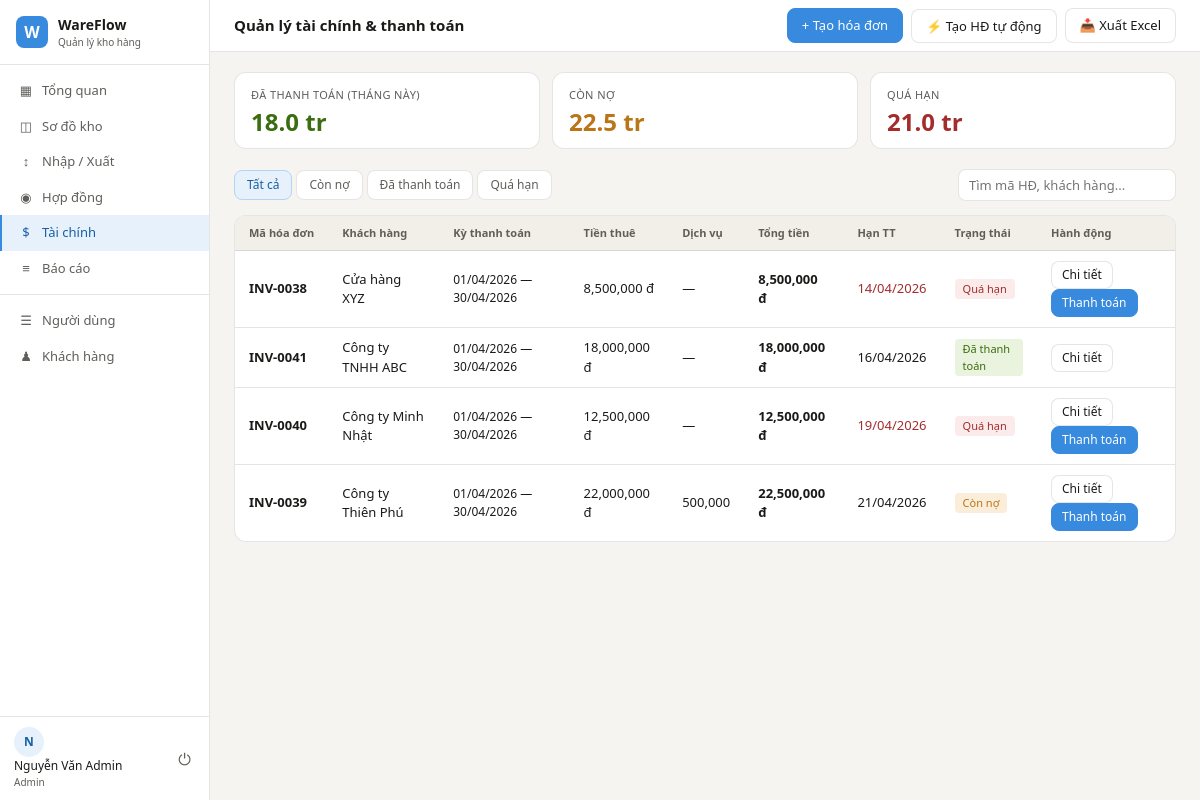
Page /billing/ (signed in) on the committed database.
### app/models/__init__.py (models this page shows, shortened)
class User(UserMixin, db.Model):
    __tablename__ = 'users'
    id           = db.Column(db.Integer, primary_key=True)
    username     = db.Column(db.String(80), unique=True, nullable=False)
    email        = db.Column(db.String(120), unique=True, nullable=False)
    password_hash = db.Column(db.String(256), nullable=False)
    full_name    = db.Column(db.String(150))
    phone        = db.Column(db.String(20))
    role         = db.Column(db.String(20), default=UserRole.STAFF.value)
    is_active    = db.Column(db.Boolean, default=True)
    created_at   = db.Column(db.DateTime, default=datetime.utcnow)
    def is_admin(self):
        return self.role == UserRole.ADMIN.value

class Invoice(db.Model):
    __tablename__ = 'invoices'
    id           = db.Column(db.Integer, primary_key=True)
    code         = db.Column(db.String(20), unique=True)  # INV-0001
    contract_id  = db.Column(db.Integer, db.ForeignKey('contracts.id'), nullable=False)
    period_start = db.Column(db.Date, nullable=False)     # Kỳ từ ngày
    period_end   = db.Column(db.Date, nullable=False)     # Kỳ đến ngày
    base_amount  = db.Column(db.Float, default=0)         # Tiền thuê kho
    service_amount = db.Column(db.Float, default=0)       # Tiền dịch vụ
    total_amount = db.Column(db.Float, default=0)         # Tổng tiền
    due_date     = db.Column(db.Date)                     # Hạn thanh toán
    paid_date    = db.Column(db.Date)
    status       = db.Column(db.String(20), default=InvoiceStatus.UNPAID.value)
    notes        = db.Column(db.Text)
    created_at   = db.Column(db.DateTime, default=datetime.utcnow)
    payments     = db.relationship('Payment', backref='invoice', lazy='dynamic')

class Customer(db.Model):
    __tablename__ = 'customers'
    id           = db.Column(db.Integer, primary_key=True)
    code         = db.Column(db.String(20), unique=True)   # KH-001
    name         = db.Column(db.String(150), nullable=False)
    tax_code     = db.Column(db.String(20))                # Mã số thuế
    address      = db.Column(db.String(250))
    contact_name = db.Column(db.String(100))
    phone        = db.Column(db.String(20))
    email        = db.Column(db.String(120))
    created_at   = db.Column(db.DateTime, default=datetime.utcnow)
    contracts    = db.relationship('Contract', backref='customer', lazy='dynamic')
    orders       = db.relationship('Order', backref='customer', lazy='dynamic')

### app/routes/billing.py (the view)
@billing_bp.route('/')
@login_required
def index():
    if not current_user.is_admin():
        flash('Chỉ Admin mới có quyền truy cập tài chính.', 'danger')
        return redirect(url_for('dashboard.index'))
    overdue_invoices = Invoice.query.filter(
        Invoice.status == InvoiceStatus.UNPAID.value,
        Invoice.due_date < date.today()
    ).all()
    for inv in overdue_invoices:
        inv.status = InvoiceStatus.OVERDUE.value
    db.session.commit()
    status_filter = request.args.get('status', 'all')
    search        = request.args.get('search', '').strip()
    page          = request.args.get('page', 1, type=int)
    query = Invoice.query.join(Contract).join(Customer)
    if status_filter != 'all':
        query = query.filter(Invoice.status == status_filter)
    if search:
        query = query.filter(Customer.name.ilike(f'%{search}%') |
                             Invoice.code.ilike(f'%{search}%'))
    invoices = query.order_by(Invoice.due_date).paginate(
        page=page, per_page=15, error_out=False
    )
    first_day = date.today().replace(day=1)
    stats = {
        'paid_month': db.session.query(func.sum(Invoice.total_amount)).filter(
            Invoice.status == InvoiceStatus.PAID.value,
            Invoice.paid_date >= first_day
        ).scalar() or 0,
        'unpaid': db.session.query(func.sum(Invoice.total_amount)).filter(
            Invoice.status == InvoiceStatus.UNPAID.value
        ).scalar() or 0,
        'overdue': db.session.query(func.sum(Invoice.total_amount)).filter(
            Invoice.status == InvoiceStatus.OVERDUE.value
        ).scalar() or 0,
        'total_invoices': Invoice.query.count(),
    }
    return render_template('billing/index.html',
                           invoices=invoices,
                           status_filter=status_filter,
                           search=search,
                           stats=stats,
                           STATUS_LABELS=STATUS_LABELS,
                           InvoiceStatus=InvoiceStatus)

### app/models/__init__.py (called while the page is built)
@login_manager.user_loader
def load_user(user_id):
    return User.query.get(int(user_id))

### run.py (called while the page is built)
@app.context_processor
def inject_globals():
    from datetime import datetime
    return {'now': datetime.now()}

### app/templates/billing/index.html (shortened to what this page needs)
{% extends 'base.html' %}
{% block page_title %}Quản lý tài chính & thanh toán{% endblock %}
{% block topbar_actions %}
  <a href="{{ url_for('billing.create') }}" class="btn btn-primary">+ Tạo hóa đơn</a>
  <form method="POST" action="{{ url_for('billing.auto_generate') }}" style="display:inline">
    <button type="submit" class="btn"
            onclick="return confirm('Tự động tạo hóa đơn tháng này cho tất cả hợp đồng?')">
      ⚡ Tạo HĐ tự động
    </button>
  </form>
  <a href="{{ url_for('billing.export_excel') }}" class="btn">📥 Xuất Excel</a>
{% endblock %}
{% block content %}
<div class="stat-cards" style="grid-template-columns:repeat(3,1fr)">
  <div class="stat-card green">
    <div class="stat-label">Đã thanh toán (tháng này)</div>
    <div class="stat-value">{{ '{:,.1f}'.format(stats.paid_month / 1000000) }} tr</div>
  </div>
  <div class="stat-card amber">
    <div class="stat-label">Còn nợ</div>
    <div class="stat-value">{{ '{:,.1f}'.format(stats.unpaid / 1000000) }} tr</div>
  </div>
  <div class="stat-card red">
    <div class="stat-label">Quá hạn</div>
    <div class="stat-value">{{ '{:,.1f}'.format(stats.overdue / 1000000) }} tr</div>
  </div>
</div>
<div class="filter-bar">
  <div class="filter-tabs">
    <a href="{{ url_for('billing.index') }}"
       class="filter-tab {{ 'active' if status_filter=='all' }}">Tất cả</a>
    <a href="{{ url_for('billing.index', status='unpaid') }}"
       class="filter-tab {{ 'active' if status_filter=='unpaid' }}">Còn nợ</a>
    <a href="{{ url_for('billing.index', status='paid') }}"
       class="filter-tab {{ 'active' if status_filter=='paid' }}">Đã thanh toán</a>
    <a href="{{ url_for('billing.index', status='overdue') }}"
       class="filter-tab {{ 'active' if status_filter=='overdue' }}">Quá hạn</a>
  </div>
  <form method="GET" style="margin-left:auto">
    <input type="text" name="search" value="{{ search }}"
           class="search-input" placeholder="Tìm mã HĐ, khách hàng...">
  </form>
</div>
<div class="panel">
  <div class="table-wrap">
    <table>
      <thead>
        <tr>
          <th>Mã hóa đơn</th>
          <th>Khách hàng</th>
          <th>Kỳ thanh toán</th>
          <th>Tiền thuê</th>
          <th>Dịch vụ</th>
          <th>Tổng tiền</th>
          <th>Hạn TT</th>
          <th>Trạng thái</th>
          <th>Hành động</th>
        </tr>
      </thead>
      <tbody>
        {% for inv in invoices.items %}
        {% set label, color = STATUS_LABELS[inv.status] %}
        <tr>
          <td><strong>{{ inv.code }}</strong></td>
          <td>{{ inv.contract.customer.name }}</td>
          <td style="font-size:12px">
            {{ inv.period_start.strftime('%d/%m/%Y') }} —
            {{ inv.period_end.strftime('%d/%m/%Y') }}
          </td>
          <td>{{ '{:,.0f}'.format(inv.base_amount) }} đ</td>
          <td>{{ '{:,.0f}'.format(inv.service_amount) if inv.service_amount else '—' }}</td>
          <td><strong>{{ '{:,.0f}'.format(inv.total_amount) }} đ</strong></td>
          <td style="{{ 'color:var(--red)' if inv.status=='overdue' }}">
            {{ inv.due_date.strftime('%d/%m/%Y') if inv.due_date else '—' }}
          </td>
          <td><span class="badge badge-{{ color }}">{{ label }}</span></td>
          <td>
            <a href="{{ url_for('billing.detail', invoice_id=inv.id) }}" class="btn btn-sm">Chi tiết</a>
            {% if inv.status != 'paid' %}
            <a href="{{ url_for('billing.record_payment', invoice_id=inv.id) }}"
               class="btn btn-sm btn-primary">Thanh toán</a>
            {% endif %}
          </td>
        </tr>
        {% else %}
        <tr>
          <td colspan="9" style="text-align:center;padding:32px;color:var(--text-muted)">
            Không có hóa đơn nào
          </td>
        </tr>
        {% endfor %}
      </tbody>
    </table>
  </div>
</div>
{% endblock %}

### app/templates/base.html (shortened to what this page needs)
<!DOCTYPE html>
<html lang="vi">
<head>
  <link rel="stylesheet" href="{{ url_for('static', filename='css/main.css') }}">
</head>
<body>
{% if current_user.is_authenticated %}
<div class="app-layout">
  <aside class="sidebar">
    <div class="sidebar-logo">
      <div class="logo-icon">W</div>
      <div>
        <div class="logo-name">WareFlow</div>
        <div class="logo-sub">Quản lý kho hàng</div>
      </div>
    </div>
    <nav class="sidebar-nav">
      <a href="{{ url_for('dashboard.index') }}"
         class="nav-item {% if request.endpoint == 'dashboard.index' %}active{% endif %}">
        <span class="nav-icon">▦</span> Tổng quan
      </a>
      <a href="{{ url_for('warehouse.index') }}"
         class="nav-item {% if 'warehouse' in request.endpoint %}active{% endif %}">
        <span class="nav-icon">◫</span> Sơ đồ kho
      </a>
      <a href="{{ url_for('logistics.index') }}"
         class="nav-item {% if 'logistics' in request.endpoint %}active{% endif %}">
        <span class="nav-icon">↕</span> Nhập / Xuất
      </a>
      <a href="{{ url_for('contracts.index') }}"
         class="nav-item {% if 'contracts' in request.endpoint %}active{% endif %}">
        <span class="nav-icon">◉</span> Hợp đồng
      </a>
      {% if current_user.is_admin() %}
      <a href="{{ url_for('billing.index') }}"
         class="nav-item {% if 'billing' in request.endpoint %}active{% endif %}">
        <span class="nav-icon">$</span> Tài chính
      </a>
      <a href="{{ url_for('reports.index') }}"
         class="nav-item {% if 'reports' in request.endpoint %}active{% endif %}">
        <span class="nav-icon">≡</span> Báo cáo
      </a>
      {% endif %}
      <div class="nav-divider"></div>
      {% if current_user.is_admin() %}
      <a href="{{ url_for('auth.user_list') }}"
         class="nav-item {% if 'auth' in request.endpoint %}active{% endif %}">
        <span class="nav-icon">☰</span> Người dùng
      </a>
      <a href="{{ url_for('contracts.customer_list') }}"
         class="nav-item">
        <span class="nav-icon">♟</span> Khách hàng
      </a>
      {% endif %}
    </nav>
    <div class="sidebar-footer">
      <div class="user-info">
        <div class="user-avatar">{{ current_user.full_name[0] if current_user.full_name else current_user.username[0] }}</div>
        <div>
          <div class="user-name">{{ current_user.full_name or current_user.username }}</div>
          <div class="user-role">{{ current_user.role | capitalize }}</div>
        </div>
      </div>
      <a href="{{ url_for('auth.logout') }}" class="logout-btn" title="Đăng xuất">⏻</a>
    </div>
  </aside>
  <div class="main-content">
    <header class="topbar">
      <h1 class="page-title">{% block page_title %}{% endblock %}</h1>
      <div class="topbar-actions">{% block topbar_actions %}{% endblock %}</div>
    </header>
    <div class="content-body">
      {% block content %}{% endblock %}
    </div>
  </div>
</div>
{% else %}
  {% block auth_content %}{% endblock %}
{% endif %}
</body>
</html>

### rows in the picture
User: full_name "N", full_name "Nguyễn Văn Admin", role "Admin"
Invoice: code "INV-0038", contract.customer.name "Cửa hàng XYZ", period_start "01/04/2026", period_end "30/04/2026", base_amount "8,500,000", service_amount "—", total_amount "8,500,000", due_date "14/04/2026", label "Quá hạn"
Invoice: code "INV-0041", contract.customer.name "Công ty TNHH ABC", period_start "01/04/2026", period_end "30/04/2026", base_amount "18,000,000", service_amount "—", total_amount "18,000,000", due_date "16/04/2026", label "Đã thanh toán"
Invoice: code "INV-0040", contract.customer.name "Công ty Minh Nhật", period_start "01/04/2026", period_end "30/04/2026", base_amount "12,500,000", service_amount "—", total_amount "12,500,000", due_date "19/04/2026", label "Quá hạn"
Invoice: code "INV-0039", contract.customer.name "Công ty Thiên Phú", period_start "01/04/2026", period_end "30/04/2026", base_amount "22,000,000", service_amount "500,000", total_amount "22,500,000", due_date "21/04/2026", label "Còn nợ"

### other values in the picture
{{ '{:,.1f}'.format(stats.paid_month / 1000000) }} "18.0"
{{ '{:,.1f}'.format(stats.unpaid / 1000000) }} "22.5"
{{ '{:,.1f}'.format(stats.overdue / 1000000) }} "21.0"
